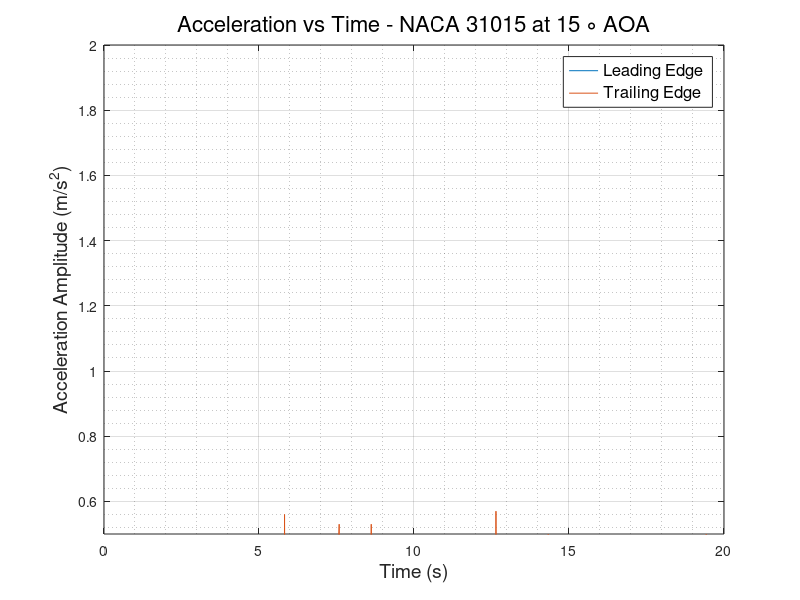
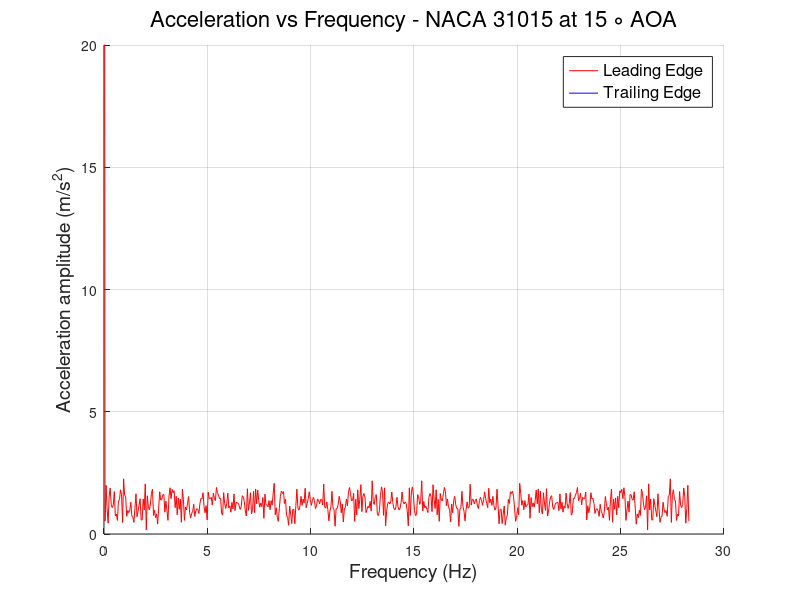

Recreate these plots in MATLAB, in order.
clc
clear
close all
%% READING ACCELEROMETER DATA and defining Variables
                        % LEADING EDGE %
data   = xlsread('LE_600rpm.csv');
LE_time   = data(:,1);
LE_X_acc  = data(:,2);
LE_Y_acc  = data(:,3);
LE_Z_acc  = data(:,4);
LE_R_acc  = sqrt(LE_X_acc.^2 + LE_Y_acc.^2 + LE_Z_acc.^2);
% plot(LE_time,LE_R_acc)
N      = numel(LE_time);
Ts     = abs(diff(LE_time(1:2)));
fs     = 1/Ts;
f_axis = [0:N-1]*fs/N;
A_freq_LE = fft(LE_Z_acc);
figure(1) 
plot(LE_time,LE_Z_acc)
hold on
figure(2)
hold on
plot(f_axis,abs(A_freq_LE),'-r','LineWidth',0.5)
grid on 
grid minor
                        % TRAILING EDGE %
data   = xlsread('TE_600rpm.csv');
TE_time   = data(:,1);
TE_X_acc  = data(:,2);
TE_Y_acc  = data(:,3);
TE_Z_acc  = data(:,4);
TE_R_acc  = sqrt(TE_X_acc.^2 + TE_Y_acc.^2 + TE_Z_acc.^2);
% plot(TE_time,TE_R_acc)
N      = numel(TE_time);
Ts     = abs(diff(TE_time(1:2)));
fs     = 1/Ts;
f_axis = [0:N-1]*fs/N;
A_freq_TE = fft(TE_Z_acc);
figure(1)
plot(TE_time, TE_Z_acc)
grid on
grid minor
xlabel('Time (s)','FontSize',14,'FontWeight','normal')
ylabel('Acceleration Amplitude (m/s^2)','FontSize',14,'FontWeight','normal')
legend ('Leading Edge','Trailing Edge','FontSize',12,'FontWeight','normal')
title('Acceleration vs Time - NACA 31015 at 15 \circ AOA','FontSize',16,'FontWeight','normal')
ylim([0.5 2])
figure(2)
plot(f_axis,abs(A_freq_TE),'-b','LineWidth',0.5)
grid on 
grid minor
ylabel('Acceleration amplitude (m/s^2)','FontSize',14,'FontWeight','normal')
xlabel('Frequency (Hz)','FontSize',14,'FontWeight','normal')
ylim([0 20])
legend ('Leading Edge','Trailing Edge','FontSize',12,'FontWeight','normal')
title('Acceleration vs Frequency - NACA 31015 at 15 \circ AOA','FontSize',16,'FontWeight','normal')
